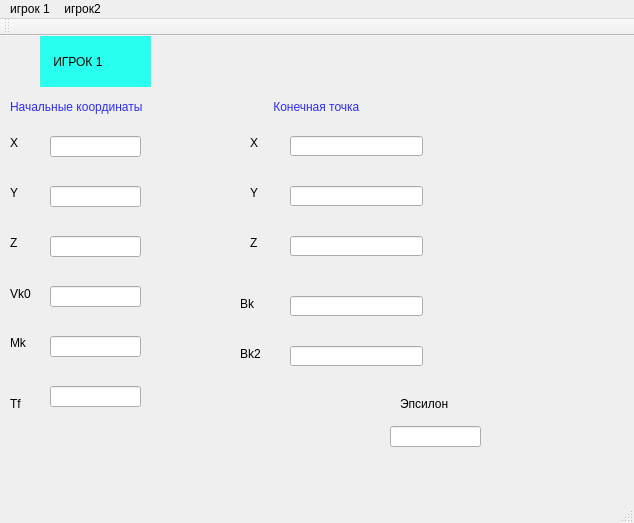
<?xml version="1.0" encoding="UTF-8"?>
<ui version="4.0">
 <class>MainWindow</class>
 <widget class="QMainWindow" name="MainWindow">
  <property name="geometry">
   <rect>
    <x>0</x>
    <y>0</y>
    <width>634</width>
    <height>523</height>
   </rect>
  </property>
  <property name="windowTitle">
   <string>MainWindow</string>
  </property>
  <widget class="QWidget" name="centralWidget">
   <widget class="QLabel" name="label">
    <property name="geometry">
     <rect>
      <x>40</x>
      <y>0</y>
      <width>111</width>
      <height>51</height>
     </rect>
    </property>
    <property name="acceptDrops">
     <bool>false</bool>
    </property>
    <property name="layoutDirection">
     <enum>Qt::LeftToRight</enum>
    </property>
    <property name="styleSheet">
     <string notr="true">background-color: rgb(41, 255, 238);
font: 75 12pt &quot;MS Shell Dlg 2&quot;;</string>
    </property>
    <property name="text">
     <string>    ИГРОК 1</string>
    </property>
    <property name="textFormat">
     <enum>Qt::AutoText</enum>
    </property>
    <property name="scaledContents">
     <bool>false</bool>
    </property>
   </widget>
   <widget class="QLineEdit" name="textBoxXAttacker">
    <property name="geometry">
     <rect>
      <x>50</x>
      <y>100</y>
      <width>91</width>
      <height>21</height>
     </rect>
    </property>
   </widget>
   <widget class="QLineEdit" name="textBoxYAttacker">
    <property name="geometry">
     <rect>
      <x>50</x>
      <y>150</y>
      <width>91</width>
      <height>21</height>
     </rect>
    </property>
   </widget>
   <widget class="QLineEdit" name="textBoxZAttacker">
    <property name="geometry">
     <rect>
      <x>50</x>
      <y>200</y>
      <width>91</width>
      <height>21</height>
     </rect>
    </property>
   </widget>
   <widget class="QLabel" name="label_2">
    <property name="geometry">
     <rect>
      <x>10</x>
      <y>100</y>
      <width>47</width>
      <height>13</height>
     </rect>
    </property>
    <property name="styleSheet">
     <string notr="true">font: 10pt &quot;MS Shell Dlg 2&quot;;</string>
    </property>
    <property name="text">
     <string>X</string>
    </property>
   </widget>
   <widget class="QLabel" name="label_3">
    <property name="geometry">
     <rect>
      <x>10</x>
      <y>150</y>
      <width>47</width>
      <height>13</height>
     </rect>
    </property>
    <property name="styleSheet">
     <string notr="true">font: 10pt &quot;MS Shell Dlg 2&quot;;</string>
    </property>
    <property name="text">
     <string>Y</string>
    </property>
   </widget>
   <widget class="QLabel" name="label_4">
    <property name="geometry">
     <rect>
      <x>10</x>
      <y>200</y>
      <width>47</width>
      <height>13</height>
     </rect>
    </property>
    <property name="styleSheet">
     <string notr="true">font: 10pt &quot;MS Shell Dlg 2&quot;;</string>
    </property>
    <property name="text">
     <string>Z</string>
    </property>
   </widget>
   <widget class="QLineEdit" name="textBoxAttackerSpeed">
    <property name="geometry">
     <rect>
      <x>50</x>
      <y>250</y>
      <width>91</width>
      <height>21</height>
     </rect>
    </property>
   </widget>
   <widget class="QLineEdit" name="textBoxAttackerBoost">
    <property name="geometry">
     <rect>
      <x>50</x>
      <y>300</y>
      <width>91</width>
      <height>21</height>
     </rect>
    </property>
   </widget>
   <widget class="QLineEdit" name="textBoxAttackerMaxTime">
    <property name="geometry">
     <rect>
      <x>50</x>
      <y>350</y>
      <width>91</width>
      <height>21</height>
     </rect>
    </property>
   </widget>
   <widget class="QLabel" name="label_5">
    <property name="geometry">
     <rect>
      <x>10</x>
      <y>250</y>
      <width>51</width>
      <height>16</height>
     </rect>
    </property>
    <property name="styleSheet">
     <string notr="true">font: 10pt &quot;MS Shell Dlg 2&quot;;</string>
    </property>
    <property name="text">
     <string>Vk0</string>
    </property>
   </widget>
   <widget class="QLabel" name="label_6">
    <property name="geometry">
     <rect>
      <x>10</x>
      <y>300</y>
      <width>47</width>
      <height>13</height>
     </rect>
    </property>
    <property name="styleSheet">
     <string notr="true">font: 10pt &quot;MS Shell Dlg 2&quot;;</string>
    </property>
    <property name="text">
     <string>Mk</string>
    </property>
   </widget>
   <widget class="QLabel" name="label_7">
    <property name="geometry">
     <rect>
      <x>10</x>
      <y>360</y>
      <width>51</width>
      <height>16</height>
     </rect>
    </property>
    <property name="styleSheet">
     <string notr="true">font: 10pt &quot;MS Shell Dlg 2&quot;;</string>
    </property>
    <property name="text">
     <string>Tf</string>
    </property>
   </widget>
   <widget class="QLabel" name="label_8">
    <property name="geometry">
     <rect>
      <x>10</x>
      <y>60</y>
      <width>171</width>
      <height>21</height>
     </rect>
    </property>
    <property name="styleSheet">
     <string notr="true">color: rgb(44, 44, 255);
font: italic 10pt &quot;MS Shell Dlg 2&quot;;</string>
    </property>
    <property name="text">
     <string>Начальные координаты</string>
    </property>
   </widget>
   <widget class="QLabel" name="label_9">
    <property name="geometry">
     <rect>
      <x>230</x>
      <y>60</y>
      <width>201</width>
      <height>21</height>
     </rect>
    </property>
    <property name="styleSheet">
     <string notr="true">color: rgb(44, 44, 255);
font: 9pt &quot;MS Shell Dlg 2&quot;;
font: italic 10pt &quot;MS Shell Dlg 2&quot;;</string>
    </property>
    <property name="text">
     <string>             Конечная точка</string>
    </property>
   </widget>
   <widget class="QLineEdit" name="textBoxZProtect">
    <property name="geometry">
     <rect>
      <x>290</x>
      <y>200</y>
      <width>133</width>
      <height>20</height>
     </rect>
    </property>
   </widget>
   <widget class="QLineEdit" name="textBoxXProtect">
    <property name="geometry">
     <rect>
      <x>290</x>
      <y>100</y>
      <width>133</width>
      <height>20</height>
     </rect>
    </property>
   </widget>
   <widget class="QLabel" name="label_10">
    <property name="geometry">
     <rect>
      <x>250</x>
      <y>200</y>
      <width>47</width>
      <height>13</height>
     </rect>
    </property>
    <property name="styleSheet">
     <string notr="true">font: 10pt &quot;MS Shell Dlg 2&quot;;</string>
    </property>
    <property name="text">
     <string>Z</string>
    </property>
   </widget>
   <widget class="QLabel" name="label_11">
    <property name="geometry">
     <rect>
      <x>250</x>
      <y>150</y>
      <width>47</width>
      <height>13</height>
     </rect>
    </property>
    <property name="styleSheet">
     <string notr="true">font: 10pt &quot;MS Shell Dlg 2&quot;;</string>
    </property>
    <property name="text">
     <string>Y</string>
    </property>
   </widget>
   <widget class="QLineEdit" name="textBoxYProtect">
    <property name="geometry">
     <rect>
      <x>290</x>
      <y>150</y>
      <width>133</width>
      <height>20</height>
     </rect>
    </property>
   </widget>
   <widget class="QLabel" name="label_12">
    <property name="geometry">
     <rect>
      <x>250</x>
      <y>100</y>
      <width>47</width>
      <height>13</height>
     </rect>
    </property>
    <property name="styleSheet">
     <string notr="true">font: 10pt &quot;MS Shell Dlg 2&quot;;</string>
    </property>
    <property name="text">
     <string>X</string>
    </property>
   </widget>
   <widget class="QLineEdit" name="textBoxFeatureBetaK">
    <property name="geometry">
     <rect>
      <x>290</x>
      <y>260</y>
      <width>133</width>
      <height>20</height>
     </rect>
    </property>
   </widget>
   <widget class="QLabel" name="label_13">
    <property name="geometry">
     <rect>
      <x>240</x>
      <y>260</y>
      <width>51</width>
      <height>16</height>
     </rect>
    </property>
    <property name="styleSheet">
     <string notr="true">font: 10pt &quot;MS Shell Dlg 2&quot;;</string>
    </property>
    <property name="text">
     <string>Bk</string>
    </property>
   </widget>
   <widget class="QLabel" name="label_14">
    <property name="geometry">
     <rect>
      <x>240</x>
      <y>310</y>
      <width>51</width>
      <height>16</height>
     </rect>
    </property>
    <property name="styleSheet">
     <string notr="true">font: 10pt &quot;MS Shell Dlg 2&quot;;</string>
    </property>
    <property name="text">
     <string>Bk2</string>
    </property>
   </widget>
   <widget class="QLineEdit" name="textBoxFeatureBk">
    <property name="geometry">
     <rect>
      <x>290</x>
      <y>310</y>
      <width>133</width>
      <height>20</height>
     </rect>
    </property>
   </widget>
   <widget class="QLineEdit" name="textBoxEpsl">
    <property name="geometry">
     <rect>
      <x>390</x>
      <y>390</y>
      <width>91</width>
      <height>21</height>
     </rect>
    </property>
   </widget>
   <widget class="QLabel" name="label_15">
    <property name="geometry">
     <rect>
      <x>400</x>
      <y>360</y>
      <width>71</width>
      <height>16</height>
     </rect>
    </property>
    <property name="styleSheet">
     <string notr="true">font: 10pt &quot;MS Shell Dlg 2&quot;;</string>
    </property>
    <property name="text">
     <string>Эпсилон</string>
    </property>
   </widget>
  </widget>
  <widget class="QMenuBar" name="menuBar">
   <property name="geometry">
    <rect>
     <x>0</x>
     <y>0</y>
     <width>634</width>
     <height>21</height>
    </rect>
   </property>
   <widget class="QMenu" name="menu_1">
    <property name="title">
     <string>игрок 1</string>
    </property>
   </widget>
   <widget class="QMenu" name="menu_2">
    <property name="title">
     <string>игрок2</string>
    </property>
   </widget>
   <addaction name="menu_1"/>
   <addaction name="menu_2"/>
  </widget>
  <widget class="QToolBar" name="mainToolBar">
   <attribute name="toolBarArea">
    <enum>TopToolBarArea</enum>
   </attribute>
   <attribute name="toolBarBreak">
    <bool>false</bool>
   </attribute>
  </widget>
  <widget class="QStatusBar" name="statusBar"/>
  <action name="action_2">
   <property name="text">
    <string>игрок 2</string>
   </property>
  </action>
 </widget>
 <layoutdefault spacing="6" margin="11"/>
 <resources/>
 <connections/>
</ui>
